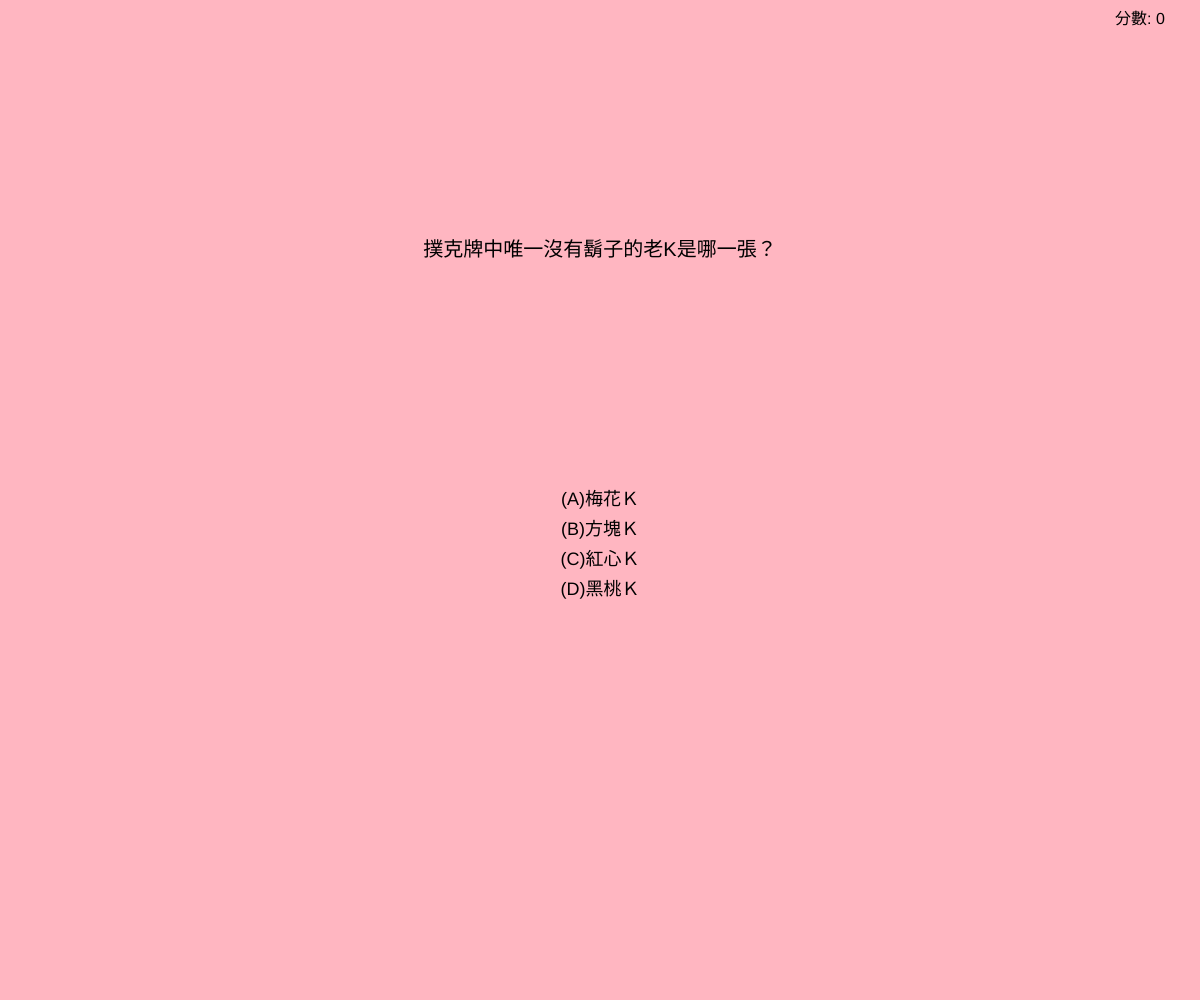
Frame 1 (no input)
Frame 60 (no input): identical to frame 1, image omitted
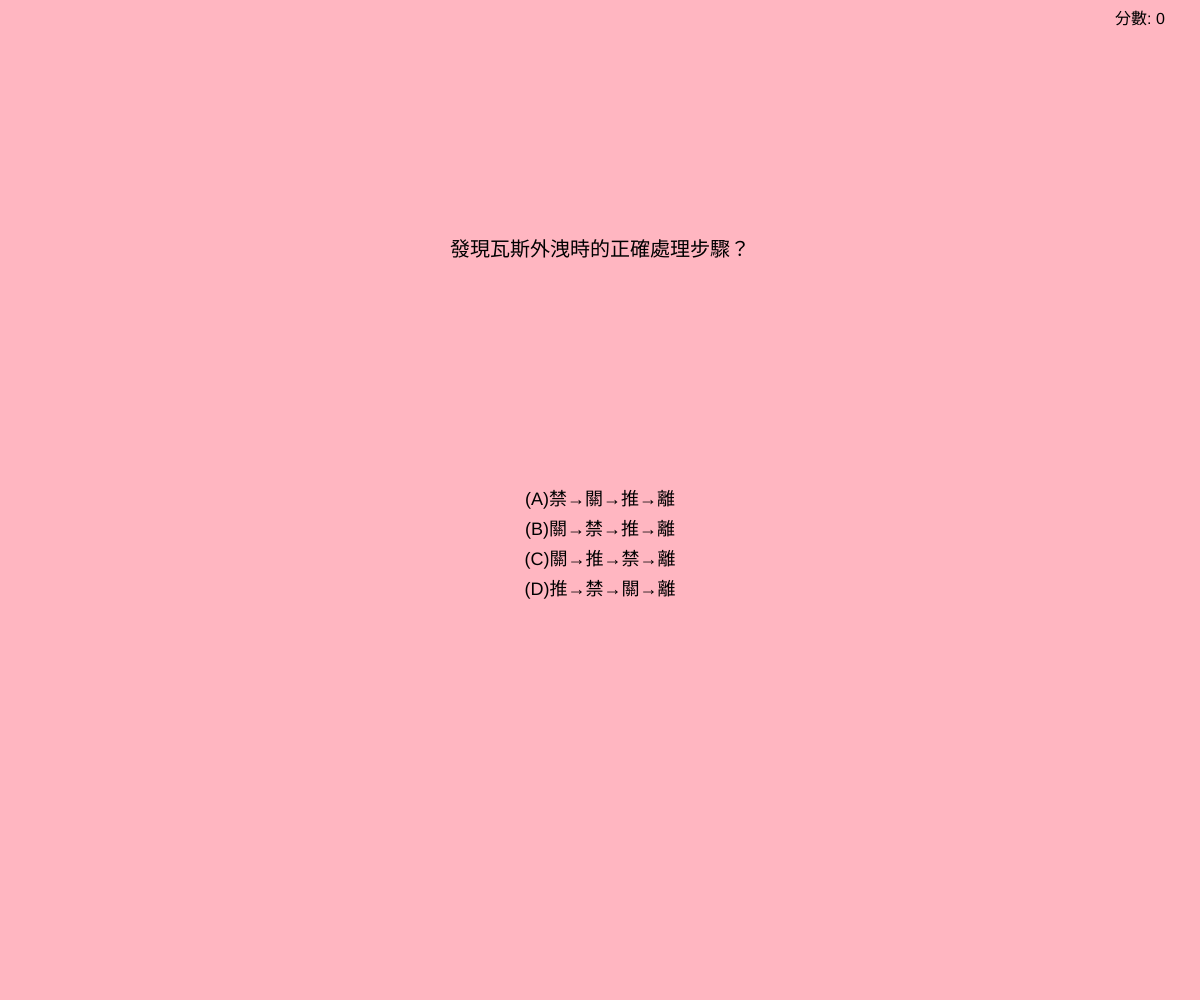
Frame 120 (the mouse pressed at the canvas centre since frame 60)

The p5.js sketch that drew these frames (run headless with seeded random() and noise() and a simulated clock; from frame 60 on, the mouse is pressed at the canvas centre):

// p5.js sketch
// ── sketch.js
let questions = [
  {
    question: "撲克牌中唯一沒有鬍子的老K是哪一張？",
    options: ["(A)梅花Ｋ", "(B)方塊Ｋ", "(C)紅心Ｋ", "(D)黑桃Ｋ"],
    answer: 2 // 索引從 0 開始，(C)紅心Ｋ
  },
  {
    question: "發現瓦斯外洩時的正確處理步驟？",
    options: ["(A)禁→關→推→離", "(B)關→禁→推→離", "(C)關→推→禁→離", "(D)推→禁→關→離"],
    answer: 0 // (A)禁→關→推→離
  },
  {
    question: "新台幣兩百元鈔票上的人物是下列何者？",
    options: ["(A)孫中山", "(B)蔣介石", "(C)蔣經國", "(D)鄭成功"],
    answer: 1 // (B)蔣介石
  },
  {
    question: "衣服沾到印泥時，用什麼清洗效果較佳？",
    options: ["(A)汽水", "(B)汽油", "(C)乳液", "(D)綠茶"],
    answer: 1 // (B)汽油
  }
];

let currentQuestion = 0;
let score = 0;
let showFeedback = false;
let feedbackText = "";
let feedbackTimer = 0;
let quizCompleted = false;

function setup() {
  createCanvas(windowWidth, windowHeight);
  textAlign(CENTER, CENTER);
  textSize(20);
}

function draw() {
  background(255, 182, 193); // 淺粉色背景

  if (quizCompleted) {
    // 顯示總分及重來按鈕
    fill(0);
    textSize(24);
    text(`測驗結束！您的總分是: ${score}`, width / 2, height / 2 - 50);

    // 顯示重來按鈕
    fill(200);
    rect(width / 2 - 75, height / 2, 150, 50, 10);
    fill(0);
    textSize(20);
    text("重來", width / 2, height / 2 + 25);
  } else if (showFeedback) {
    // 顯示答對或答錯的反饋
    textSize(24);
    fill(feedbackText === "恭喜答對！" ? "green" : "red");
    text(feedbackText, width / 2, height / 2);

    // 計時器控制反饋顯示時間
    if (millis() - feedbackTimer > 800) {
      showFeedback = false;
      nextQuestion();
    }
  } else {
    // 顯示題目和選項
    displayQuestion();
  }

  // 顯示記分板
  fill(0);
  textSize(16);
  text(`分數: ${score}`, width - 60, 20);
}

function displayQuestion() {
  let q = questions[currentQuestion];

  // 顯示題目
  fill(0);
  textSize(20);
  text(q.question, width / 2, height / 4);

  // 顯示選項
  textSize(18);
  for (let i = 0; i < q.options.length; i++) {
    let y = height / 2 + i * 30;
    text(q.options[i], width / 2, y);
  }
}

function mousePressed() {
  if (quizCompleted) {
    // 檢查是否點擊重來按鈕
    if (
      mouseX > width / 2 - 75 &&
      mouseX < width / 2 + 75 &&
      mouseY > height / 2 &&
      mouseY < height / 2 + 50
    ) {
      resetQuiz();
    }
    return;
  }

  if (showFeedback) return;

  let q = questions[currentQuestion];
  for (let i = 0; i < q.options.length; i++) {
    let y = height / 2 + i * 30;
    if (mouseX > width / 4 && mouseX < (3 * width) / 4 && mouseY > y - 10 && mouseY < y + 10) {
      if (i === q.answer) {
        score += 25;
        feedbackText = "恭喜答對！";
      } else {
        feedbackText = `答錯了！正確答案是: ${q.options[q.answer]}`;
      }
      showFeedback = true;
      feedbackTimer = millis();
      break;
    }
  }
}

function nextQuestion() {
  currentQuestion++;
  if (currentQuestion >= questions.length) {
    // 測驗結束
    quizCompleted = true;
  }
}

function resetQuiz() {
  currentQuestion = 0;
  score = 0;
  quizCompleted = false;
}
